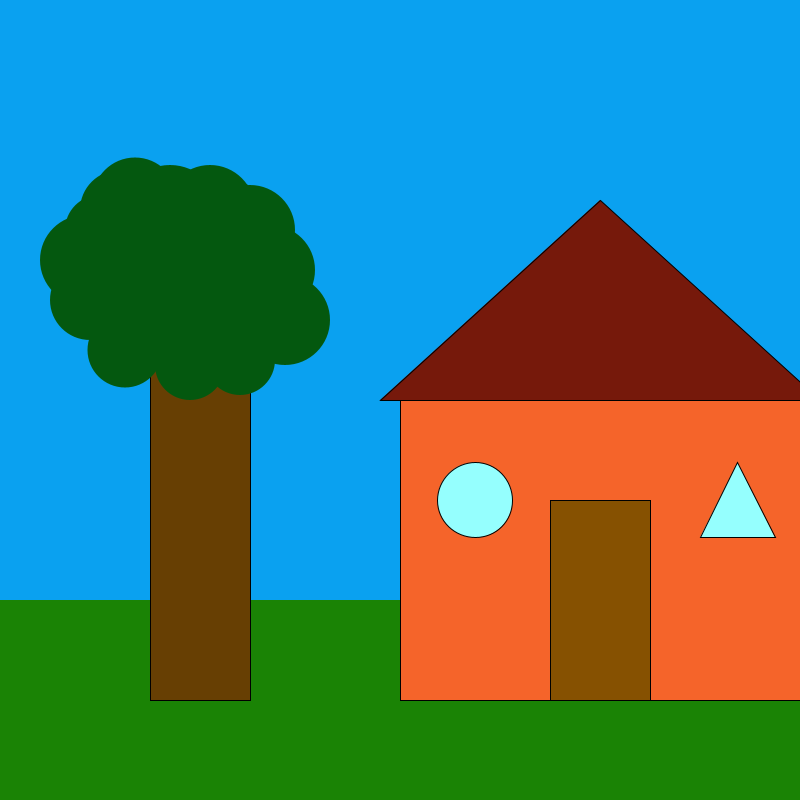
Frame 1 (no input)
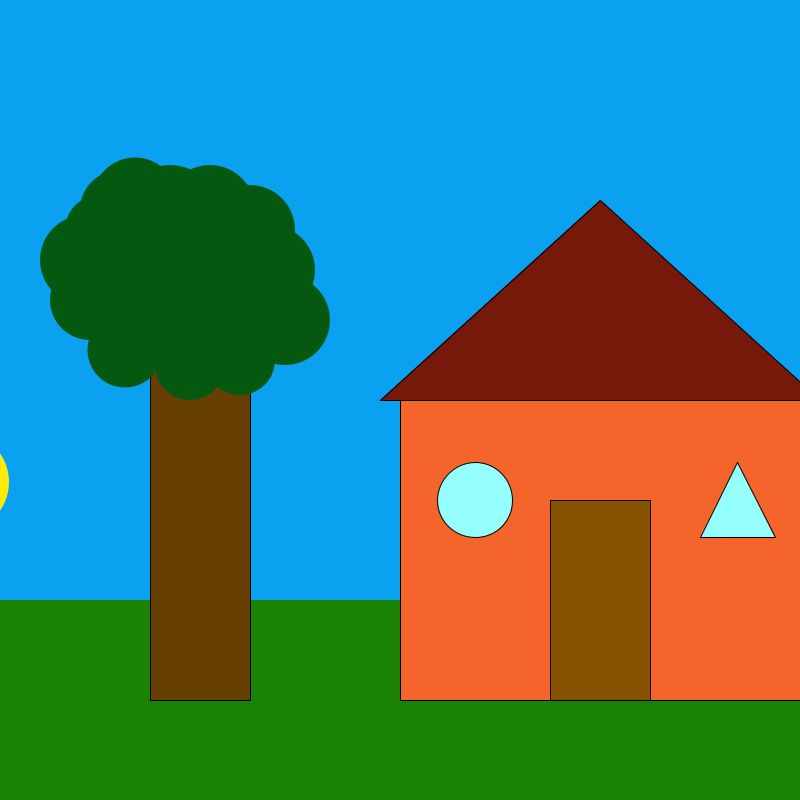
Frame 60 (the mouse pressed at the canvas centre just before this capture)
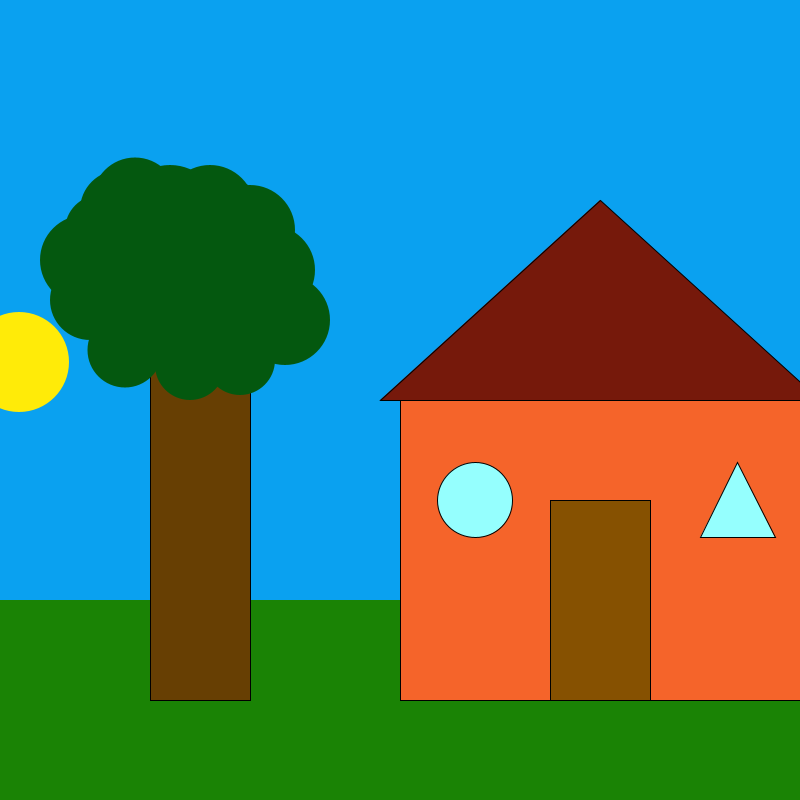
Frame 120 (the mouse held since frame 60 and released just before this capture)

The Processing sketch that drew these frames (run headless with seeded random() and noise(); from frame 60 on, the mouse is pressed at the canvas centre):

// Processing sketch: Computer_Programming_12_Review___Checkpoints
// ── Computer_Programming_12_Review___Checkpoints.pde
//Adrian Wong
//September 5th, 2024
//1-4

boolean day;
float SunX, SunY;
float MoonX, MoonY;


void setup() {
  size(800, 800);
  day = true;
  SunX = -100;
  SunY = 600;
  MoonX = -100;
  MoonY = 600;
}

void draw() {
  //Sky
  if (day == true) {
  background(10, 161, 240);
  } else {
  background(15, 11, 155);
  }
  
  //Loop
  if (day == true) {
  Sun();
  } else {
  Moon();
  }
  
  //Ground
  noStroke();
  fill (26, 131, 5);
  rect (0, 600, width, height);
  
  //House
  House (width/2, height/2);
  
  //Tree
  Tree(150, 350);
}

void House (int x, int y) {
  stroke(0);
  
  //Main Walls
  fill(245, 100, 42);
  rect (x, y, 400, 300);
  
  //Door
  fill(134, 81, 1);
  rect (x+150, y+100, 100, 200);
  
  //Windows
  fill(149, 255, 254);
  ellipse (x+75, y+100, 75, 75);
  triangle (x+300, y+137.5, x+337.5, y+62.5, x+375, y+137.5);
  
  //Roof
  fill (118, 25, 11);
  triangle (x-20, y, x+420, y, x+200, y-200);
}

void Tree (int x, int y) {
  //Trunk
  fill(103, 63, 3);
  stroke(0);
  rect(x, y, 100, 350);
  
  //Leaves
  fill (4, 88, 15);
  noStroke();
  rect (100, 230, 145, 140); 
  ellipse (x-25, y, 75, 75);
  ellipse (x-60, y-50, 80, 80);
  ellipse (x-65, y-90, 90, 90);
  ellipse (x-50, y-120, 70, 70);
  ellipse (x-30, y-140, 80, 80);
  ellipse (x-15, y-150, 85, 85);
  ellipse (x+20, y-135, 100, 100);
  ellipse (x+60, y-140, 90, 90);
  ellipse (x+80, y-135, 70, 70);
  ellipse (x+100, y-120, 90, 90);
  ellipse (x+120, y-80, 90, 90);
  ellipse (x+135, y-30, 90, 90);
  ellipse (x+100, y, 40, 40);
  ellipse (x+40, y+15, 70, 70);
  ellipse (x+90, y+10, 70, 70);
}

void Sun() {
  fill (255, 235, 8);
  ellipse (SunX, SunY, 100, 100);
  
  if (day == true) {
  SunX = SunX + 1;
  if (SunX < 400) {
   SunY = SunY - 2;
  } else if (SunX > 400) {
   SunY = SunY + 2;
  }
  }
  if (SunX - 50 > 800) {
    day = false;
    SunX = -100;
    SunY = 600;
  }
}

void Moon() {
  fill (152, 152, 147);
  ellipse (MoonX, MoonY, 100, 100);
  fill (15, 11, 155);
  ellipse (MoonX+50, MoonY, 100, 100);
  
  if (day == false) {
  MoonX = MoonX + 1;
  if (MoonX < 400) {
   MoonY = MoonY - 2;
  } else if (MoonX > 400) {
   MoonY = MoonY + 2;
  }
  }
  if (MoonX - 50 > 800) {
    day = true;
    MoonX = -100;
    MoonY = 600;
  }
}
